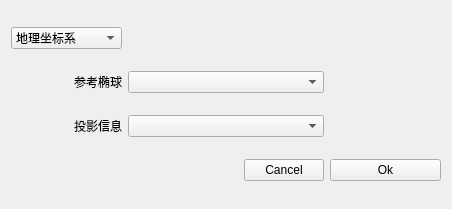
<?xml version="1.0" encoding="UTF-8"?>
<ui version="4.0">
 <class>CPGeoInfo</class>
 <widget class="QWidget" name="CPGeoInfo">
  <property name="geometry">
   <rect>
    <x>0</x>
    <y>0</y>
    <width>452</width>
    <height>209</height>
   </rect>
  </property>
  <property name="windowTitle">
   <string>geoInfo</string>
  </property>
  <layout class="QGridLayout" name="gridLayout">
   <item row="0" column="0">
    <widget class="QComboBox" name="type">
     <item>
      <property name="text">
       <string>地理坐标系</string>
      </property>
     </item>
     <item>
      <property name="text">
       <string>投影坐标系</string>
      </property>
     </item>
    </widget>
   </item>
   <item row="0" column="1" colspan="2">
    <spacer name="horizontalSpacer_9">
     <property name="orientation">
      <enum>Qt::Horizontal</enum>
     </property>
     <property name="sizeHint" stdset="0">
      <size>
       <width>101</width>
       <height>20</height>
      </size>
     </property>
    </spacer>
   </item>
   <item row="0" column="3" colspan="2">
    <spacer name="horizontalSpacer_8">
     <property name="orientation">
      <enum>Qt::Horizontal</enum>
     </property>
     <property name="sizeHint" stdset="0">
      <size>
       <width>101</width>
       <height>20</height>
      </size>
     </property>
    </spacer>
   </item>
   <item row="1" column="0">
    <widget class="QLabel" name="label">
     <property name="layoutDirection">
      <enum>Qt::LeftToRight</enum>
     </property>
     <property name="text">
      <string>参考椭球</string>
     </property>
     <property name="alignment">
      <set>Qt::AlignRight|Qt::AlignTrailing|Qt::AlignVCenter</set>
     </property>
    </widget>
   </item>
   <item row="1" column="4">
    <spacer name="horizontalSpacer_7">
     <property name="orientation">
      <enum>Qt::Horizontal</enum>
     </property>
     <property name="sizeHint" stdset="0">
      <size>
       <width>101</width>
       <height>20</height>
      </size>
     </property>
    </spacer>
   </item>
   <item row="2" column="0">
    <widget class="QLabel" name="label_2">
     <property name="text">
      <string>投影信息</string>
     </property>
     <property name="alignment">
      <set>Qt::AlignRight|Qt::AlignTrailing|Qt::AlignVCenter</set>
     </property>
    </widget>
   </item>
   <item row="2" column="4">
    <spacer name="horizontalSpacer_6">
     <property name="orientation">
      <enum>Qt::Horizontal</enum>
     </property>
     <property name="sizeHint" stdset="0">
      <size>
       <width>101</width>
       <height>20</height>
      </size>
     </property>
    </spacer>
   </item>
   <item row="3" column="0">
    <spacer name="horizontalSpacer_2">
     <property name="orientation">
      <enum>Qt::Horizontal</enum>
     </property>
     <property name="sizeHint" stdset="0">
      <size>
       <width>101</width>
       <height>20</height>
      </size>
     </property>
    </spacer>
   </item>
   <item row="3" column="1">
    <spacer name="horizontalSpacer_3">
     <property name="orientation">
      <enum>Qt::Horizontal</enum>
     </property>
     <property name="sizeHint" stdset="0">
      <size>
       <width>101</width>
       <height>20</height>
      </size>
     </property>
    </spacer>
   </item>
   <item row="3" column="2" colspan="2">
    <widget class="QPushButton" name="cancel">
     <property name="text">
      <string>Cancel</string>
     </property>
    </widget>
   </item>
   <item row="3" column="4">
    <widget class="QPushButton" name="ok">
     <property name="text">
      <string>Ok</string>
     </property>
    </widget>
   </item>
   <item row="1" column="1" colspan="3">
    <widget class="QComboBox" name="sphere"/>
   </item>
   <item row="2" column="1" colspan="3">
    <widget class="QComboBox" name="proj"/>
   </item>
  </layout>
 </widget>
 <resources/>
 <connections/>
</ui>
